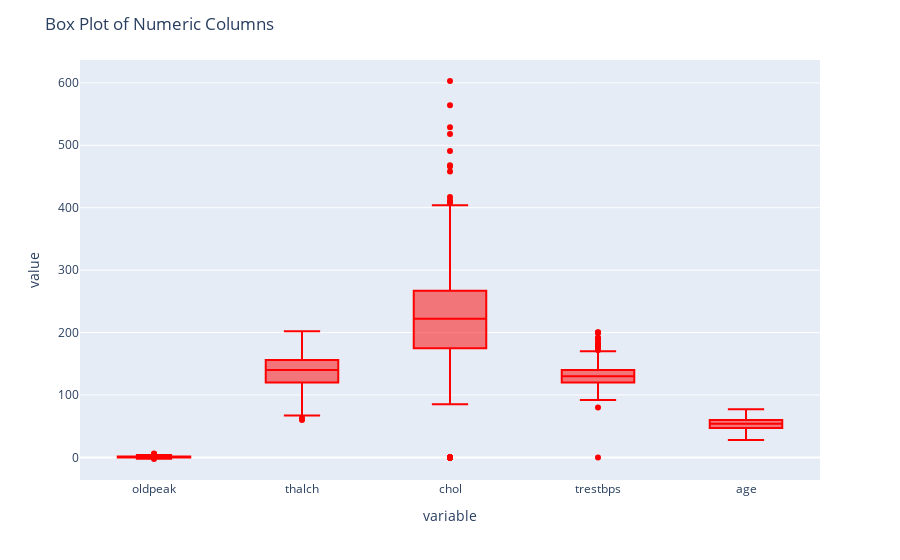

The notebook cell saved with this chart:
### Code cell
# plotting using ploty

fig=px.box(df,y=numeric_cols,color_discrete_sequence=colors)
fig.update_layout(title='Box Plot of Numeric Columns')
fig.show()

### Figure 1 — Plotly figure (JSON) as saved in the notebook; plotly's stock layout.template omitted (floating-point values rounded to 4 significant figures; data arrays with more than 128 entries replaced by an {"elided": "..."} marker saying what was removed)
{"data": [{"alignmentgroup": "True", "hovertemplate": "variable=%{x}<br>value=%{y}<extra></extra>", "legendgroup": "", "marker": {"color": "red"}, "name": "", "notched": false, "offsetgroup": "", "orientation": "v", "showlegend": false, "type": "box", "x": {"elided": "4600 str values"}, "x0": " ", "xaxis": "x", "y": {"elided": "4600 float values"}, "y0": " ", "yaxis": "y"}], "layout": {"boxmode": "group", "legend": {"tracegroupgap": 0}, "margin": {"t": 60}, "title": {"text": "Box Plot of Numeric Columns"}, "xaxis": {"anchor": "y", "domain": [0, 1], "title": {"text": "variable"}}, "yaxis": {"anchor": "x", "domain": [0, 1], "title": {"text": "value"}}}}
